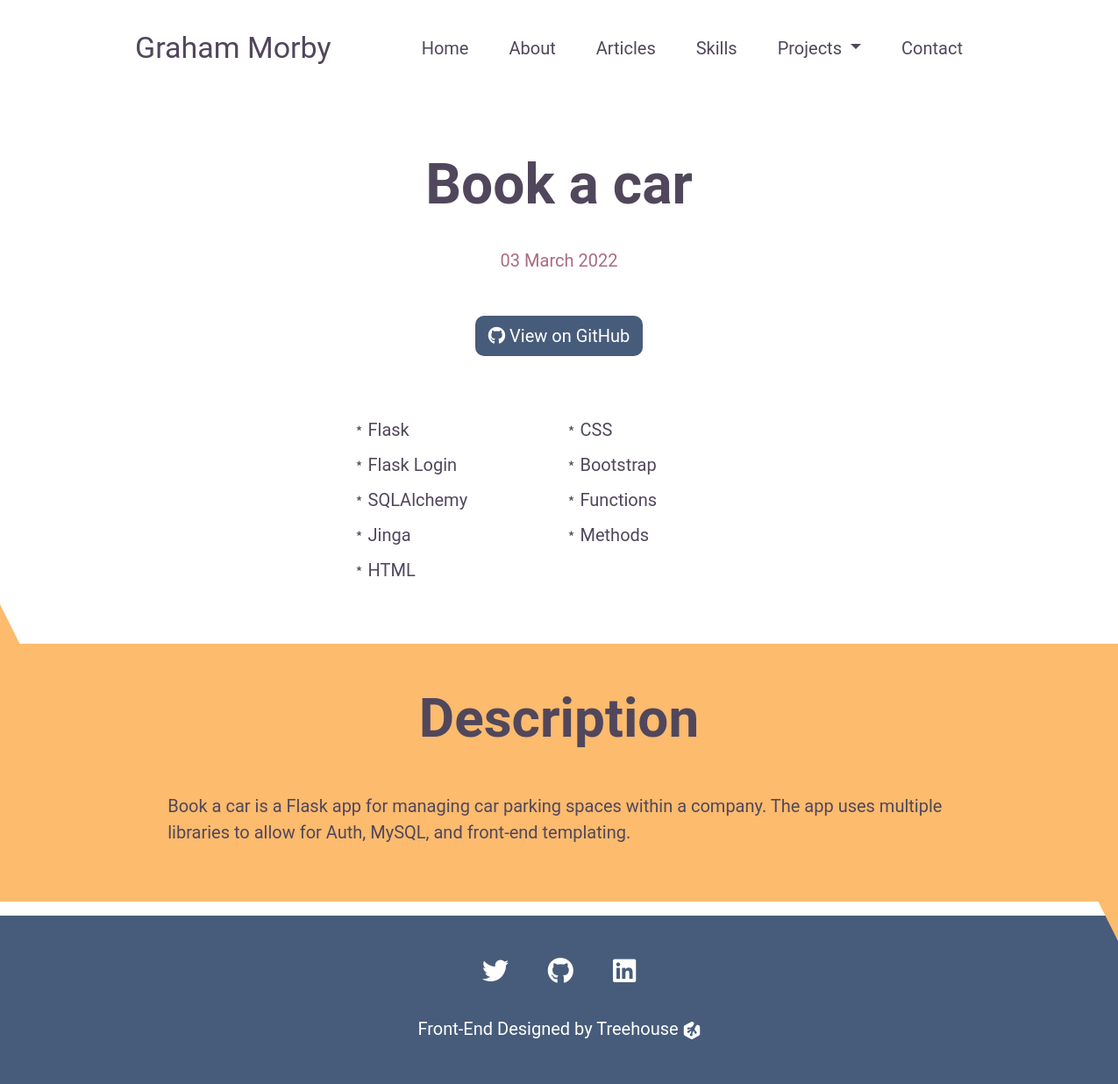
The app's page /project/1 with its own data.
### models.py (models this page shows, shortened)
class Project(db.Model):
    id = db.Column(db.Integer, primary_key=True)
    created = db.Column('Created', db.DATETIME, default=datetime.datetime.now)
    title = db.Column('Title', db.String)
    description = db.Column('Description', db.TEXT)
    link = db.Column('Link', db.String)
    completed = db.Column('Completed', db.DATETIME)
    skills = db.Column('Skills', db.String)

### app.py (the view)
@app.route('/project/<id>')
def project(id):
    projects = Project.query.all()
    single_project = Project.query.get_or_404(id)
    return render_template('detail.html', project=single_project, projects=projects)

### templates/detail.html (shortened to what this page needs)
{% extends 'layout.html' %}
{% block header %}
<section class="header">
    <h1>{{project.title}}</h1>
    <p>{{project.completed.strftime('%m %B %Y')}}</p>
    <a href="{{project.link}}" target="_blank" class="github-btn">
        <i class="fab fa-github"></i>
        View on GitHub
    </a>
    <ul class="project-skills">
        <div>
            {% set skills = project.skills.split(',') %}
            {% for i in skills %}
                <li>{{i}}</li>
            {% endfor %}
        </div>
    </ul>
</section>
{% endblock %}
{% block content %}
<section id="project-desc">
    <div id="triangle5"></div>
    <h2>Description</h2>
    <p>
        {{project.description}}
    </p>
    <div id="triangle6"></div>
</section>
{% endblock %}

### templates/layout.html (shortened to what this page needs)
<!DOCTYPE html>
<html lang="en">
<head>
    <link rel="stylesheet" href="https://cdnjs.cloudflare.com/ajax/libs/font-awesome/5.15.3/css/all.min.css">
    <link href="https://cdn.jsdelivr.net/npm/bootstrap@5.0.0-beta2/dist/css/bootstrap.min.css" rel="stylesheet"
>
    <link rel="stylesheet" href="/static/css/styles.css">
</head>
<body>
    <section class="navigation">
        <nav class="navbar navbar-expand-lg">
            <div class="container-fluid">
                <a class="navbar-brand" href="#">Graham Morby</a>
                <div class="collapse navbar-collapse" id="navbarContent">
                    <ul class="navbar-nav me-auto mb-2 mb-lg-0">
                        <li class="nav-item">
                            <a class="nav-link active" aria-current="page" href="{{ url_for('index') }}">Home</a>
                        </li>
                        <li class="nav-item">
                            <a class="nav-link" href="{{ url_for('about') }}">About</a>
                        </li>
                        <li class="nav-item">
                            <a class="nav-link" href="{{ url_for('articles') }}">Articles</a>
                        </li>
                        {% if isIndex %}
                        <li class="nav-item">
                            <a class="nav-link" href="#skills">Skills</a>
                        </li>
                        {% else %}
                        <li class="nav-item">
                            <a class="nav-link" href="/#skills">Skills</a>
                        </li>
                        {% endif %}
                        <li class="nav-item dropdown">
                            <a class="nav-link dropdown-toggle" href="#" id="navbarDropdown" role="button"
                                data-bs-toggle="dropdown" aria-expanded="false">
                                Projects
                            </a>
                        </li>
                        {% if isIndex %}
                        <li class="nav-item">
                            <a class="nav-link" href="#contact">Contact</a>
                        </li>
                        {% else %}
                        <li class="nav-item">
                            <a class="nav-link" href="/#contact">Contact</a>
                        </li>
                        {% endif %}
                    </ul>
                </div>
            </div>
        </nav>
    </section>
    {% block header%}
    {% endblock %}
    {% block content %}
    {% endblock %}
    <section class="footer">
        <div class="socials">
            <a href="https://twitter.com/GrahammorbyDev">
                <i class="fab fa-twitter"></i>
            </a>
            <a href="https://github.com/GrahamMorbyDev">
                <i class="fab fa-github"></i>
            </a>
            <a href="https://www.linkedin.com/in/%F0%9F%92%BB-graham-morby-19634a91/">
                <i class="fab fa-linkedin"></i>
            </a>
        </div>
        <div class="treehouse">
            <p>
                Front-End Designed by
                <a href="https://teamtreehouse.com">
                    Treehouse
                </a>
            </p>
        </div>
    </section>
</body>
</html>

### static/css/styles.css (style rules this page uses)
:root { --primary-text: #51475c; --secondary-text: #ab6c82; --primary: #475c7a; --secondary: #fcbb6d; --accent: #d8737f; --white: #fff; }
* { font-family: 'Roboto', Arial, Helvetica, sans-serif; color: var(--primary-text); }
p, li, a { font-size: 20px; }
h2 { font-size: 30px; font-weight: bold; }
body { overflow-x: hidden; }
nav { margin-top: 1rem; }
.navbar-brand { color: var(--primary-text); font-size: 20px; }
.nav-item a { color: var(--primary-text); font-size: 20px; }
.header { margin-left: 5%; margin-right: 5%; margin-top: 5rem; text-align: center; }
.header h1 { font-size: 32px; font-weight: bold; }
.header p { font-size: 20px; color: var(--secondary-text); }
.header .github-btn { display: inline-block; margin-top: 2rem; margin-bottom: 4rem; }
.header .project-skills { list-style: none; text-align: left; margin: auto; line-height: 40px; max-width: 250px; margin-bottom: 4rem; }
.header .project-skills li { position: relative; }
.header .project-skills li::before { content: '\FE61'; position: absolute; left: -20px; }
.github-btn { border-radius: 10px; background-color: var(--primary); padding: 8px 15px; color: var(--white); text-decoration: none; }
.github-btn i { color: var(--white); }
.footer { background-color: var(--primary); text-align: center; padding-bottom: 2rem; }
.footer i, .footer p, .footer a { color: var(--white); text-decoration: none; }
.footer .socials { padding-top: 3rem; margin-bottom: 2rem; }
.footer .socials i { font-size: 30px; padding: 0 10px; }
.footer svg { height: 20px; width: 20px; }
#project-desc { background-color: var(--secondary); position: relative; text-align: center; padding-right: 5%; padding-left: 5%; }
#triangle5 { width: 0; height: 0; border-left: 50px solid transparent; border-right: 50px solid transparent; border-bottom: 100px solid var(--secondary); position: absolute; top: -75px; left: -65px; }
#project-desc h2 { padding-top: 3rem; margin-bottom: 3rem; }
#project-desc p { text-align: left; padding-bottom: 4rem; }
#triangle6 { width: 0; height: 0; border-left: 50px solid transparent; border-right: 50px solid transparent; border-top: 100px solid var(--secondary); position: absolute; bottom: -75px; right: -65px; }
@media (min-width: 992px) { h2 { font-size: 62px; } }
@media (min-width: 992px) { .header h1 { font-size: 64px; margin-bottom: 2rem; } }
@media (min-width: 992px) { .navigation { width: fit-content; margin: auto; } }
@media (min-width: 992px) { .navigation .navbar-brand { margin-right: 5rem; font-size: 34px; } }
@media (min-width: 992px) { .navigation .nav-item { padding-left: 5px; padding-right: 5px; } }
@media (min-width: 992px) { .footer .socials i { padding: 0 20px; } }
@media (min-width: 992px) { #project-desc { padding-right: 15%; padding-left: 15%; } }
@media (min-width: 1200px) { .navigation .nav-item { padding-left: 15px; padding-right: 15px; } }
@media (min-width: 1200px) { .header .project-skills { -webkit-column-count: 2; -moz-column-count: 2; column-count: 2; max-width: 500px; } }

### records on screen
Project: title "Book a car", completed "03 March 2022", description "Book a car is a Flask app for managing car parking spaces within a company. The app uses multiple libraries to allow for Auth, MySQL, and front-end templating."

### other values on screen
{{ i }} "Flask" "Flask Login" "SQLAlchemy" "Jinga" "HTML" "CSS" "Bootstrap" "Functions" "Methods"
